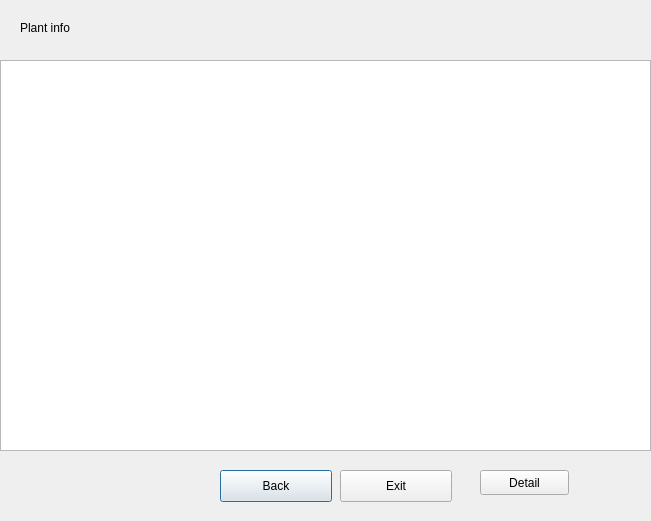
<?xml version="1.0" encoding="UTF-8"?>
<ui version="4.0">
 <class>Dialog</class>
 <widget class="QDialog" name="Dialog">
  <property name="geometry">
   <rect>
    <x>0</x>
    <y>0</y>
    <width>651</width>
    <height>521</height>
   </rect>
  </property>
  <property name="windowTitle">
   <string>Dialog</string>
  </property>
  <widget class="QTableWidget" name="tableWidget">
   <property name="geometry">
    <rect>
     <x>0</x>
     <y>60</y>
     <width>651</width>
     <height>391</height>
    </rect>
   </property>
  </widget>
  <widget class="QLabel" name="label">
   <property name="geometry">
    <rect>
     <x>20</x>
     <y>20</y>
     <width>58</width>
     <height>16</height>
    </rect>
   </property>
   <property name="text">
    <string>Plant info</string>
   </property>
  </widget>
  <widget class="QPushButton" name="pushButton">
   <property name="geometry">
    <rect>
     <x>220</x>
     <y>470</y>
     <width>112</width>
     <height>32</height>
    </rect>
   </property>
   <property name="text">
    <string>Back</string>
   </property>
  </widget>
  <widget class="QPushButton" name="pushButton_2">
   <property name="geometry">
    <rect>
     <x>340</x>
     <y>470</y>
     <width>112</width>
     <height>32</height>
    </rect>
   </property>
   <property name="text">
    <string>Exit</string>
   </property>
  </widget>
  <widget class="QPushButton" name="detailButton">
   <property name="geometry">
    <rect>
     <x>480</x>
     <y>470</y>
     <width>89</width>
     <height>25</height>
    </rect>
   </property>
   <property name="text">
    <string>Detail</string>
   </property>
  </widget>
 </widget>
 <resources/>
 <connections/>
</ui>
